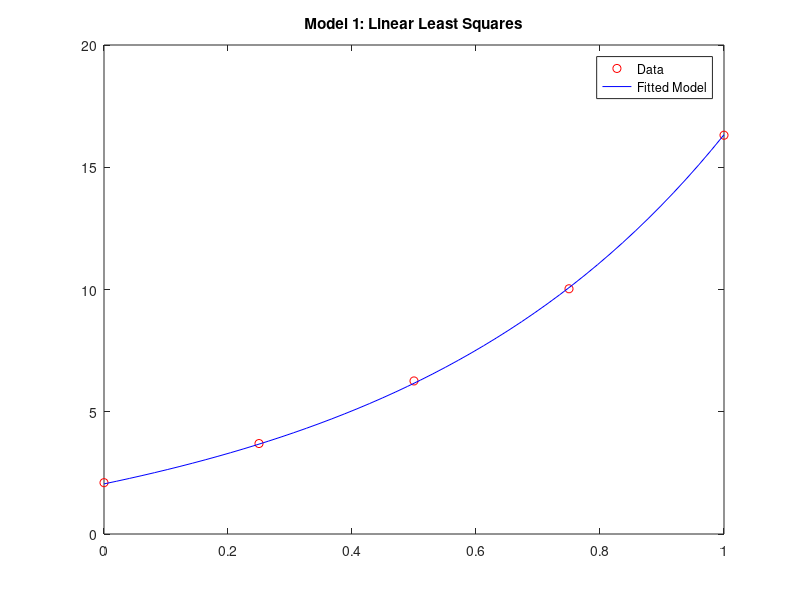

MATLAB code for this plot: (Note: this script raises an error after producing the figure.)
%% Approximation: Lab 8
%%%
% *Gwen Zapata*
%%%
% *ISC4220C*
%%
%% Football Team rankings
clear

%%%
% Each 1 represents a win for each team; each -1 represents a loss for each
% team.  0 indicates a team didn't play.
%
% The final row adds sufficient conditions to find a solution.
game_matrix = [
    1 -1  0  0
    0 -1  1  0
    1  0  0 -1
    0  0  1 -1
    0  1  0 -1
    1  1  1  1
];
%%%
% Construct column vector of game score differences where the last element
% is the total.
differences = [
    4 9 6 3 7 20
]';

%%%
% Use linear least squares to determine the ranking numbers for the teams:
rank = (game_matrix'*game_matrix) \ (game_matrix'*differences);

fprintf('T1\tT2\tT3\tT4\n');
fprintf('%g\t%g\t%g\t%g\n',rank(1),rank(2),rank(3),rank(4));

%% 2014 Exam Problem
%
clear

% Data from problem specification
data = [
    0.00     2.10
    0.25     3.70
    0.50     6.26
    0.75    10.03
    1.00    16.31
];

xs = data(:,1);
ys = data(:,2);

%%%
% Using linear least squares, we can take the model
m1 = @(a,b,t) a.*t + b.*exp(2*t);
%%%
% and fit the parameters $$ a_1 $$ and $$ b_1 $$ to our data set to minimize
% the difference between the model and data where a and b are the linearly
% independent parameters to minimize using lls.

% Create a matrix seperating the linear terms of the model
A = [m1(1,0,xs) m1(0,1,xs)];

% Calculate coefficients with linear least squares
c = (A'*A)  \ (A'*ys);

ts = linspace(0,1,50);

% Plot results to inspect fitting
figure(1);
plot(xs,ys,'ro',ts,m1(c(1),c(2),ts),'b');
title('Model 1: Linear Least Squares');
legend('Data','Fitted Model');

%%
% Using non linear least squares we can take the model:
%
% $$m(t,\mathbf{a}) = a_0t + 2e^{a_1t}$$
m2 = @(a,b,t) a.*t + 2*exp(b.*t);
%%%
% And minimize the squared error term using a multi-dimensional
% optimization method such as bfgs.  The model is parameterized in terms of
% t, a, and b, where a and b are the parameters we hope to adjust to
% minimize the squared error. Using the cost function and gradient:
%
% $$r = m(t,\mathbf{a})-y$$
%
% $$\epsilon^2 = \sum_{i=1}^{n} r_i^2$$
%
% $$
% \[ \nabla\epsilon^2=\left[ \begin{array}{ccc}
% \sum_{i=1}^{n}-2r_it_i \\ 
% \sum_{i=1}^{n}-4r_it_ie^{a_0t}
% \end{array} \right] \]
% $$
r = @(c,x,y) m2(c(1),c(2),x) - y;
residual = @(c) sum(r(c,xs,ys).^2);

% Define gradient of cost function for bfgs
drda = @(c,x,y) -2.*r(c,x,y) .* x;
drdb = @(c,x,y) -4.*r(c,x,y) .* x .* exp(c(2).*x);
gradient = @(c) [
    sum(drda(c,xs,ys));
    sum(drdb(c,xs,ys))
];

% Report first two iterations
min = bfgs(residual, gradient, [-1; 1],1); % First iteration
fprintf('\nIteration 1: a:%g b:%g\n',min(1),min(2));
min = bfgs(residual, gradient, [-1; 1],2); % Second iteration
fprintf('\nIteration 2: a:%g b:%g\n',min(1),min(2));

% Perform non-linear least-squares and report solution
min = bfgs(residual, gradient, [-1; 1]);
fprintf('\nSolution: a:%g b:%g\n',min(1),min(2));

% Report minimum gradient value
minGrad = gradient(min);
fprintf('\nMinimum Gradient: [ %g %g ]\n', minGrad(1),minGrad(2));

% Plot results to inspect fitting
figure(2);
plot(xs,ys,'ro',ts,m2(min(1),min(2),ts),'b');
title('Model 2: Non-Linear Least Squares')
legend('Data','Converged Solution');